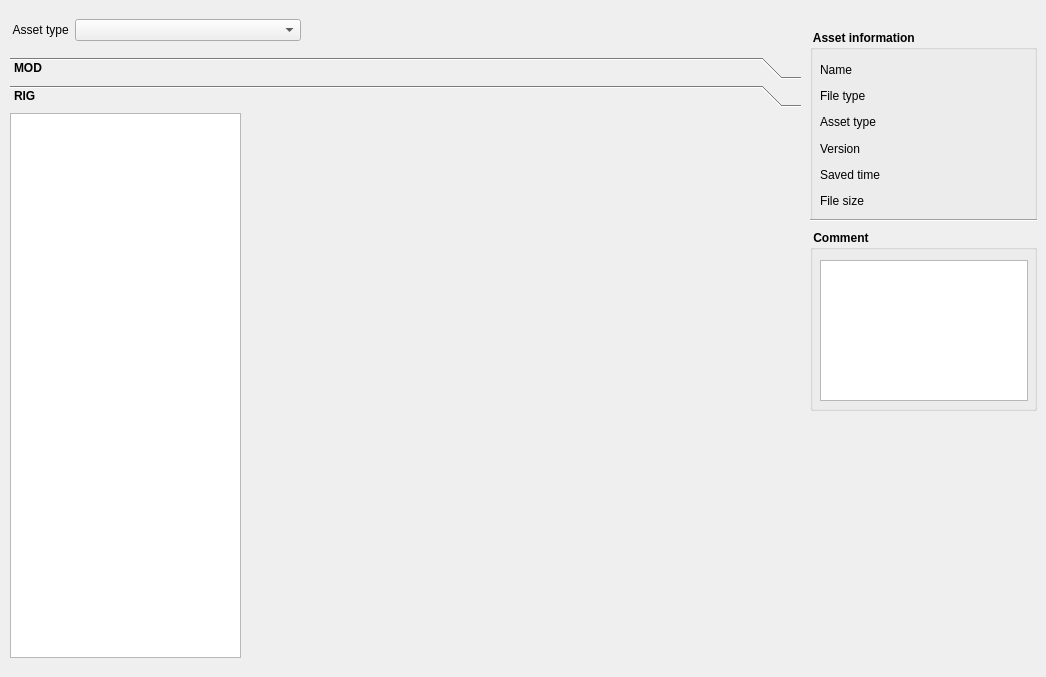
          <widget class="QWidget" name="tab_asset">
           <attribute name="title">
            <string>ASSET (cache)</string>
           </attribute>
           <widget class="QGroupBox" name="groupBox_asset_comment">
            <property name="geometry">
             <rect>
              <x>810</x>
              <y>230</y>
              <width>227</width>
              <height>181</height>
             </rect>
            </property>
            <property name="font">
             <font>
              <bold>true</bold>
              <underline>false</underline>
              <strikeout>false</strikeout>
             </font>
            </property>
            <property name="title">
             <string> Comment</string>
            </property>
            <property name="flat">
             <bool>false</bool>
            </property>
            <property name="checkable">
             <bool>false</bool>
            </property>
            <widget class="QLabel" name="label_asset_comment">
             <property name="geometry">
              <rect>
               <x>10</x>
               <y>30</y>
               <width>211</width>
               <height>141</height>
              </rect>
             </property>
             <property name="text">
              <string/>
             </property>
            </widget>
            <widget class="QPlainTextEdit" name="plainTextEdit_clip_comment_2">
             <property name="geometry">
              <rect>
               <x>10</x>
               <y>30</y>
               <width>208</width>
               <height>141</height>
              </rect>
             </property>
            </widget>
           </widget>
           <widget class="QGroupBox" name="groupBox_asset_file_info">
            <property name="geometry">
             <rect>
              <x>810</x>
              <y>30</y>
              <width>227</width>
              <height>191</height>
             </rect>
            </property>
            <property name="font">
             <font>
              <bold>true</bold>
              <underline>false</underline>
              <strikeout>false</strikeout>
             </font>
            </property>
            <property name="title">
             <string> Asset information</string>
            </property>
            <property name="flat">
             <bool>false</bool>
            </property>
            <property name="checkable">
             <bool>false</bool>
            </property>
            <widget class="QWidget" name="verticalLayoutWidget_6">
             <property name="geometry">
              <rect>
               <x>90</x>
               <y>30</y>
               <width>131</width>
               <height>151</height>
              </rect>
             </property>
             <layout class="QVBoxLayout" name="verticalLayout_8">
              <item>
               <widget class="QLabel" name="label_asset_filename">
                <property name="font">
                 <font>
                  <pointsize>9</pointsize>
                  <bold>false</bold>
                  <underline>false</underline>
                  <strikeout>false</strikeout>
                 </font>
                </property>
                <property name="text">
                 <string/>
                </property>
               </widget>
              </item>
              <item>
               <widget class="QLabel" name="label_asset_filetype">
                <property name="font">
                 <font>
                  <pointsize>9</pointsize>
                  <bold>false</bold>
                  <underline>false</underline>
                  <strikeout>false</strikeout>
                 </font>
                </property>
                <property name="text">
                 <string/>
                </property>
               </widget>
              </item>
              <item>
               <widget class="QLabel" name="label_asset_asset_type">
                <property name="font">
                 <font>
                  <pointsize>9</pointsize>
                  <bold>false</bold>
                  <underline>false</underline>
                  <strikeout>false</strikeout>
                 </font>
                </property>
                <property name="text">
                 <string/>
                </property>
               </widget>
              </item>
              <item>
               <widget class="QLabel" name="label_asset_version">
                <property name="font">
                 <font>
                  <pointsize>9</pointsize>
                  <bold>false</bold>
                  <underline>false</underline>
                  <strikeout>false</strikeout>
                 </font>
                </property>
                <property name="text">
                 <string/>
                </property>
               </widget>
              </item>
              <item>
               <widget class="QLabel" name="label_asset_savedtime">
                <property name="font">
                 <font>
                  <pointsize>9</pointsize>
                  <bold>false</bold>
                  <underline>false</underline>
                  <strikeout>false</strikeout>
                 </font>
                </property>
                <property name="text">
                 <string/>
                </property>
               </widget>
              </item>
              <item>
               <widget class="QLabel" name="label_asset_filesize">
                <property name="font">
                 <font>
                  <pointsize>9</pointsize>
                  <bold>false</bold>
                  <underline>false</underline>
                  <strikeout>false</strikeout>
                 </font>
                </property>
                <property name="text">
                 <string/>
                </property>
               </widget>
              </item>
             </layout>
            </widget>
            <widget class="Line" name="line">
             <property name="geometry">
              <rect>
               <x>0</x>
               <y>175</y>
               <width>231</width>
               <height>31</height>
              </rect>
             </property>
             <property name="orientation">
              <enum>Qt::Horizontal</enum>
             </property>
            </widget>
            <widget class="QWidget" name="verticalLayoutWidget_15">
             <property name="geometry">
              <rect>
               <x>10</x>
               <y>30</y>
               <width>74</width>
               <height>151</height>
              </rect>
             </property>
             <layout class="QVBoxLayout" name="verticalLayout_17">
              <item>
               <widget class="QLabel" name="label_57">
                <property name="font">
                 <font>
                  <pointsize>9</pointsize>
                  <bold>false</bold>
                  <underline>false</underline>
                  <strikeout>false</strikeout>
                 </font>
                </property>
                <property name="text">
                 <string>Name</string>
                </property>
               </widget>
              </item>
              <item>
               <widget class="QLabel" name="label_58">
                <property name="font">
                 <font>
                  <pointsize>9</pointsize>
                  <bold>false</bold>
                  <underline>false</underline>
                  <strikeout>false</strikeout>
                 </font>
                </property>
                <property name="text">
                 <string>File type</string>
                </property>
               </widget>
              </item>
              <item>
               <widget class="QLabel" name="label_59">
                <property name="font">
                 <font>
                  <pointsize>9</pointsize>
                  <bold>false</bold>
                  <underline>false</underline>
                  <strikeout>false</strikeout>
                 </font>
                </property>
                <property name="text">
                 <string>Asset type</string>
                </property>
               </widget>
              </item>
              <item>
               <widget class="QLabel" name="label_60">
                <property name="font">
                 <font>
                  <pointsize>9</pointsize>
                  <bold>false</bold>
                  <underline>false</underline>
                  <strikeout>false</strikeout>
                 </font>
                </property>
                <property name="text">
                 <string>Version</string>
                </property>
               </widget>
              </item>
              <item>
               <widget class="QLabel" name="label_61">
                <property name="font">
                 <font>
                  <pointsize>9</pointsize>
                  <bold>false</bold>
                  <underline>false</underline>
                  <strikeout>false</strikeout>
                 </font>
                </property>
                <property name="text">
                 <string>Saved time</string>
                </property>
               </widget>
              </item>
              <item>
               <widget class="QLabel" name="label_62">
                <property name="font">
                 <font>
                  <pointsize>9</pointsize>
                  <bold>false</bold>
                  <underline>false</underline>
                  <strikeout>false</strikeout>
                 </font>
                </property>
                <property name="text">
                 <string>File size</string>
                </property>
               </widget>
              </item>
             </layout>
            </widget>
            <widget class="QLabel" name="label_asset_filesize_2">
             <property name="geometry">
              <rect>
               <x>200</x>
               <y>190</y>
               <width>129</width>
               <height>25</height>
              </rect>
             </property>
             <property name="font">
              <font>
               <pointsize>9</pointsize>
               <bold>false</bold>
               <underline>false</underline>
               <strikeout>false</strikeout>
              </font>
             </property>
             <property name="text">
              <string/>
             </property>
            </widget>
           </widget>
           <widget class="QToolBox" name="toolBox_asset_task">
            <property name="geometry">
             <rect>
              <x>10</x>
              <y>57</y>
              <width>791</width>
              <height>611</height>
             </rect>
            </property>
            <property name="font">
             <font>
              <bold>true</bold>
             </font>
            </property>
            <property name="currentIndex">
             <number>1</number>
            </property>
            <widget class="QWidget" name="page_mod">
             <property name="geometry">
              <rect>
               <x>0</x>
               <y>0</y>
               <width>100</width>
               <height>30</height>
              </rect>
             </property>
             <attribute name="label">
              <string>MOD</string>
             </attribute>
             <widget class="QListWidget" name="listWidget_mod">
              <property name="geometry">
               <rect>
                <x>0</x>
                <y>0</y>
                <width>231</width>
                <height>545</height>
               </rect>
              </property>
              <property name="font">
               <font>
                <bold>false</bold>
               </font>
              </property>
             </widget>
             <widget class="QWidget" name="gridLayoutWidget_6">
              <property name="geometry">
               <rect>
                <x>240</x>
                <y>0</y>
                <width>551</width>
                <height>541</height>
               </rect>
              </property>
              <layout class="QGridLayout" name="gridLayout_mod"/>
             </widget>
            </widget>
            <widget class="QWidget" name="page_rig">
             <property name="geometry">
              <rect>
               <x>0</x>
               <y>0</y>
               <width>791</width>
               <height>545</height>
              </rect>
             </property>
             <attribute name="label">
              <string>RIG</string>
             </attribute>
             <widget class="QListWidget" name="listWidget_rig">
              <property name="geometry">
               <rect>
                <x>0</x>
                <y>0</y>
                <width>231</width>
                <height>545</height>
               </rect>
              </property>
              <property name="font">
               <font>
                <bold>false</bold>
               </font>
              </property>
             </widget>
             <widget class="QWidget" name="gridLayoutWidget_7">
              <property name="geometry">
               <rect>
                <x>240</x>
                <y>0</y>
                <width>551</width>
                <height>541</height>
               </rect>
              </property>
              <layout class="QGridLayout" name="gridLayout_rig"/>
             </widget>
            </widget>
           </widget>
           <widget class="QWidget" name="horizontalLayoutWidget_3">
            <property name="geometry">
             <rect>
              <x>10</x>
              <y>0</y>
              <width>291</width>
              <height>61</height>
             </rect>
            </property>
            <layout class="QHBoxLayout" name="horizontalLayout_3">
             <item>
              <widget class="QLabel" name="label_4">
               <property name="sizePolicy">
                <sizepolicy hsizetype="Fixed" vsizetype="Fixed">
                 <horstretch>0</horstretch>
                 <verstretch>0</verstretch>
                </sizepolicy>
               </property>
               <property name="font">
                <font>
                 <bold>false</bold>
                </font>
               </property>
               <property name="text">
                <string> Asset type</string>
               </property>
              </widget>
             </item>
             <item>
              <widget class="QComboBox" name="comboBox_asset_type">
               <property name="font">
                <font>
                 <bold>false</bold>
                </font>
               </property>
              </widget>
             </item>
            </layout>
           </widget>
          </widget>
